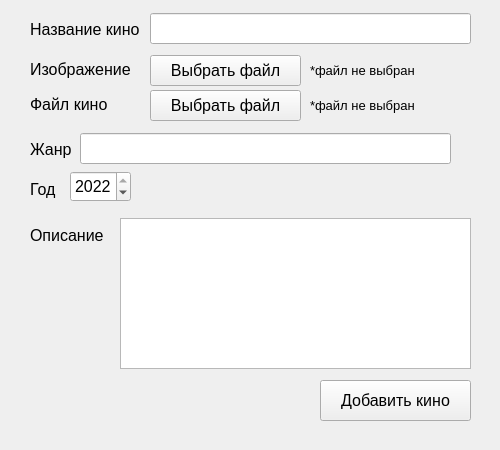
<?xml version="1.0" encoding="UTF-8"?>
<ui version="4.0">
 <class>Form</class>
 <widget class="QWidget" name="Form">
  <property name="geometry">
   <rect>
    <x>0</x>
    <y>0</y>
    <width>500</width>
    <height>450</height>
   </rect>
  </property>
  <property name="windowTitle">
   <string>Добавить кино</string>
  </property>
  <widget class="QLineEdit" name="genre">
   <property name="geometry">
    <rect>
     <x>80</x>
     <y>133</y>
     <width>371</width>
     <height>31</height>
    </rect>
   </property>
   <property name="font">
    <font>
     <family>Arial</family>
     <pointsize>12</pointsize>
    </font>
   </property>
  </widget>
  <widget class="QPushButton" name="setFilePici">
   <property name="geometry">
    <rect>
     <x>150</x>
     <y>55</y>
     <width>151</width>
     <height>31</height>
    </rect>
   </property>
   <property name="font">
    <font>
     <family>Arial</family>
     <pointsize>12</pointsize>
    </font>
   </property>
   <property name="text">
    <string>Выбрать файл</string>
   </property>
  </widget>
  <widget class="QLineEdit" name="nameCinema">
   <property name="geometry">
    <rect>
     <x>150</x>
     <y>13</y>
     <width>321</width>
     <height>31</height>
    </rect>
   </property>
   <property name="font">
    <font>
     <family>Arial</family>
     <pointsize>12</pointsize>
    </font>
   </property>
  </widget>
  <widget class="QPlainTextEdit" name="description">
   <property name="geometry">
    <rect>
     <x>120</x>
     <y>218</y>
     <width>351</width>
     <height>151</height>
    </rect>
   </property>
   <property name="font">
    <font>
     <family>Arial</family>
     <pointsize>12</pointsize>
    </font>
   </property>
  </widget>
  <widget class="QLabel" name="textNameCinema">
   <property name="geometry">
    <rect>
     <x>30</x>
     <y>20</y>
     <width>111</width>
     <height>18</height>
    </rect>
   </property>
   <property name="sizePolicy">
    <sizepolicy hsizetype="Preferred" vsizetype="Fixed">
     <horstretch>0</horstretch>
     <verstretch>0</verstretch>
    </sizepolicy>
   </property>
   <property name="font">
    <font>
     <family>Arial</family>
     <pointsize>12</pointsize>
    </font>
   </property>
   <property name="text">
    <string>Название кино</string>
   </property>
  </widget>
  <widget class="QLabel" name="textGenre">
   <property name="geometry">
    <rect>
     <x>30</x>
     <y>140</y>
     <width>51</width>
     <height>18</height>
    </rect>
   </property>
   <property name="sizePolicy">
    <sizepolicy hsizetype="Preferred" vsizetype="Fixed">
     <horstretch>0</horstretch>
     <verstretch>0</verstretch>
    </sizepolicy>
   </property>
   <property name="font">
    <font>
     <family>Arial</family>
     <pointsize>12</pointsize>
    </font>
   </property>
   <property name="text">
    <string>Жанр</string>
   </property>
  </widget>
  <widget class="QLabel" name="pici">
   <property name="geometry">
    <rect>
     <x>30</x>
     <y>60</y>
     <width>101</width>
     <height>18</height>
    </rect>
   </property>
   <property name="sizePolicy">
    <sizepolicy hsizetype="Preferred" vsizetype="Fixed">
     <horstretch>0</horstretch>
     <verstretch>0</verstretch>
    </sizepolicy>
   </property>
   <property name="font">
    <font>
     <family>Arial</family>
     <pointsize>12</pointsize>
    </font>
   </property>
   <property name="text">
    <string>Изображение</string>
   </property>
  </widget>
  <widget class="QLabel" name="textDescription">
   <property name="geometry">
    <rect>
     <x>30</x>
     <y>220</y>
     <width>81</width>
     <height>31</height>
    </rect>
   </property>
   <property name="font">
    <font>
     <family>Arial</family>
     <pointsize>12</pointsize>
    </font>
   </property>
   <property name="text">
    <string>Описание</string>
   </property>
  </widget>
  <widget class="QLabel" name="textYear">
   <property name="geometry">
    <rect>
     <x>30</x>
     <y>180</y>
     <width>31</width>
     <height>18</height>
    </rect>
   </property>
   <property name="sizePolicy">
    <sizepolicy hsizetype="Preferred" vsizetype="Fixed">
     <horstretch>0</horstretch>
     <verstretch>0</verstretch>
    </sizepolicy>
   </property>
   <property name="font">
    <font>
     <family>Arial</family>
     <pointsize>12</pointsize>
    </font>
   </property>
   <property name="text">
    <string>Год</string>
   </property>
  </widget>
  <widget class="QSpinBox" name="year">
   <property name="geometry">
    <rect>
     <x>70</x>
     <y>171</y>
     <width>61</width>
     <height>31</height>
    </rect>
   </property>
   <property name="font">
    <font>
     <family>Arial</family>
     <pointsize>12</pointsize>
    </font>
   </property>
   <property name="minimum">
    <number>1900</number>
   </property>
   <property name="maximum">
    <number>2022</number>
   </property>
   <property name="value">
    <number>2022</number>
   </property>
  </widget>
  <widget class="QLabel" name="textShortFilePici">
   <property name="geometry">
    <rect>
     <x>310</x>
     <y>60</y>
     <width>171</width>
     <height>21</height>
    </rect>
   </property>
   <property name="font">
    <font>
     <family>Arial</family>
     <pointsize>10</pointsize>
    </font>
   </property>
   <property name="text">
    <string>*файл не выбран</string>
   </property>
  </widget>
  <widget class="QPushButton" name="buttonAddCinema">
   <property name="geometry">
    <rect>
     <x>320</x>
     <y>380</y>
     <width>151</width>
     <height>41</height>
    </rect>
   </property>
   <property name="font">
    <font>
     <family>Arial</family>
     <pointsize>12</pointsize>
    </font>
   </property>
   <property name="text">
    <string>Добавить кино</string>
   </property>
  </widget>
  <widget class="QLabel" name="textShortFileCinema">
   <property name="geometry">
    <rect>
     <x>310</x>
     <y>95</y>
     <width>171</width>
     <height>21</height>
    </rect>
   </property>
   <property name="font">
    <font>
     <family>Arial</family>
     <pointsize>10</pointsize>
    </font>
   </property>
   <property name="text">
    <string>*файл не выбран</string>
   </property>
  </widget>
  <widget class="QLabel" name="fileCinema">
   <property name="geometry">
    <rect>
     <x>30</x>
     <y>95</y>
     <width>101</width>
     <height>18</height>
    </rect>
   </property>
   <property name="sizePolicy">
    <sizepolicy hsizetype="Preferred" vsizetype="Fixed">
     <horstretch>0</horstretch>
     <verstretch>0</verstretch>
    </sizepolicy>
   </property>
   <property name="font">
    <font>
     <family>Arial</family>
     <pointsize>12</pointsize>
    </font>
   </property>
   <property name="text">
    <string>Файл кино</string>
   </property>
  </widget>
  <widget class="QPushButton" name="setFileCinema">
   <property name="geometry">
    <rect>
     <x>150</x>
     <y>90</y>
     <width>151</width>
     <height>31</height>
    </rect>
   </property>
   <property name="font">
    <font>
     <family>Arial</family>
     <pointsize>12</pointsize>
    </font>
   </property>
   <property name="text">
    <string>Выбрать файл</string>
   </property>
  </widget>
 </widget>
 <resources/>
 <connections/>
</ui>
